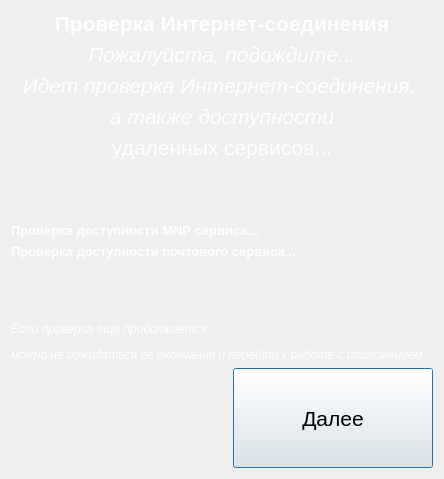
<?xml version="1.0" encoding="UTF-8"?>
<ui version="4.0">
 <class>ServerCheckAvailableWindow</class>
 <widget class="QDialog" name="ServerCheckAvailableWindow">
  <property name="geometry">
   <rect>
    <x>0</x>
    <y>0</y>
    <width>444</width>
    <height>479</height>
   </rect>
  </property>
  <property name="windowTitle">
   <string>MNPPhoneAnalyzer | CheckInternetServices</string>
  </property>
  <layout class="QVBoxLayout" name="verticalLayout">
   <item>
    <widget class="QLabel" name="label">
     <property name="font">
      <font>
       <family>Tahoma</family>
       <pointsize>16</pointsize>
       <weight>75</weight>
       <bold>true</bold>
      </font>
     </property>
     <property name="styleSheet">
      <string notr="true">color: rgb(255, 255, 255);</string>
     </property>
     <property name="text">
      <string>&lt;center&gt;Проверка Интернет-соединения&lt;/center&gt;</string>
     </property>
    </widget>
   </item>
   <item>
    <widget class="QLabel" name="label_2">
     <property name="font">
      <font>
       <family>Tahoma</family>
       <pointsize>16</pointsize>
       <italic>true</italic>
      </font>
     </property>
     <property name="styleSheet">
      <string notr="true">color: rgb(255, 255, 255);</string>
     </property>
     <property name="text">
      <string>&lt;center&gt;Пожалуйста, подождите...&lt;/center&gt;</string>
     </property>
    </widget>
   </item>
   <item>
    <widget class="QLabel" name="label_3">
     <property name="font">
      <font>
       <family>Tahoma</family>
       <pointsize>16</pointsize>
       <italic>true</italic>
      </font>
     </property>
     <property name="styleSheet">
      <string notr="true">color: rgb(255, 255, 255);</string>
     </property>
     <property name="text">
      <string>&lt;center&gt;Идет проверка Интернет-соединения, &lt;/center&gt;</string>
     </property>
    </widget>
   </item>
   <item>
    <widget class="QLabel" name="label_4">
     <property name="font">
      <font>
       <family>Tahoma</family>
       <pointsize>16</pointsize>
       <italic>true</italic>
      </font>
     </property>
     <property name="styleSheet">
      <string notr="true">color: rgb(255, 255, 255);</string>
     </property>
     <property name="text">
      <string>&lt;html&gt;&lt;head/&gt;&lt;body&gt;&lt;p align=&quot;center&quot;&gt;а также доступности&lt;/p&gt;&lt;/body&gt;&lt;/html&gt;</string>
     </property>
    </widget>
   </item>
   <item>
    <widget class="QLabel" name="label_5">
     <property name="text">
      <string>&lt;html&gt;&lt;head/&gt;&lt;body&gt;&lt;p align=&quot;center&quot;&gt;&lt;span style=&quot; font-size:16pt; color:#ffffff;&quot;&gt;удаленных сервисов...&lt;/span&gt;&lt;/p&gt;&lt;/body&gt;&lt;/html&gt;</string>
     </property>
    </widget>
   </item>
   <item>
    <spacer name="verticalSpacer">
     <property name="orientation">
      <enum>Qt::Vertical</enum>
     </property>
     <property name="sizeHint" stdset="0">
      <size>
       <width>20</width>
       <height>84</height>
      </size>
     </property>
    </spacer>
   </item>
   <item>
    <layout class="QHBoxLayout" name="horizontalLayout">
     <item>
      <widget class="QLabel" name="checkMNPServerLabel">
       <property name="font">
        <font>
         <family>Tahoma</family>
         <pointsize>10</pointsize>
         <weight>75</weight>
         <bold>true</bold>
        </font>
       </property>
       <property name="styleSheet">
        <string notr="true">color: rgb(255, 255, 255);</string>
       </property>
       <property name="text">
        <string>Проверка доступности MNP сервиса...</string>
       </property>
      </widget>
     </item>
     <item>
      <widget class="QLabel" name="loaderLabel1">
       <property name="text">
        <string/>
       </property>
      </widget>
     </item>
    </layout>
   </item>
   <item>
    <layout class="QHBoxLayout" name="horizontalLayout_2">
     <item>
      <widget class="QLabel" name="checkPostServerLabel">
       <property name="font">
        <font>
         <family>Tahoma</family>
         <pointsize>10</pointsize>
         <weight>75</weight>
         <bold>true</bold>
        </font>
       </property>
       <property name="styleSheet">
        <string notr="true">color: rgb(255, 255, 255);</string>
       </property>
       <property name="text">
        <string>Проверка доступности почтового сервиса...</string>
       </property>
      </widget>
     </item>
     <item>
      <widget class="QLabel" name="loaderLabel2">
       <property name="text">
        <string/>
       </property>
      </widget>
     </item>
    </layout>
   </item>
   <item>
    <spacer name="verticalSpacer_2">
     <property name="orientation">
      <enum>Qt::Vertical</enum>
     </property>
     <property name="sizeHint" stdset="0">
      <size>
       <width>20</width>
       <height>83</height>
      </size>
     </property>
    </spacer>
   </item>
   <item>
    <widget class="QLabel" name="checkLabel">
     <property name="text">
      <string>&lt;html&gt;&lt;head/&gt;&lt;body&gt;&lt;p&gt;&lt;span style=&quot; font-size:9pt; font-style:italic; color:#ffffff;&quot;&gt;Если проверка еще продолжается, &lt;/span&gt;&lt;/p&gt;&lt;p&gt;&lt;span style=&quot; font-size:9pt; font-style:italic; color:#ffffff;&quot;&gt;можно не дожидаться ее окончания и перейти к работе с приложением&lt;/span&gt;&lt;/p&gt;&lt;/body&gt;&lt;/html&gt;</string>
     </property>
    </widget>
   </item>
   <item>
    <layout class="QHBoxLayout" name="horizontalLayout_3">
     <item>
      <spacer name="horizontalSpacer">
       <property name="orientation">
        <enum>Qt::Horizontal</enum>
       </property>
       <property name="sizeHint" stdset="0">
        <size>
         <width>40</width>
         <height>20</height>
        </size>
       </property>
      </spacer>
     </item>
     <item>
      <widget class="QPushButton" name="nextButton">
       <property name="minimumSize">
        <size>
         <width>200</width>
         <height>100</height>
        </size>
       </property>
       <property name="font">
        <font>
         <family>Tahoma</family>
         <pointsize>16</pointsize>
        </font>
       </property>
       <property name="text">
        <string>Далее</string>
       </property>
      </widget>
     </item>
    </layout>
   </item>
  </layout>
  <zorder>label</zorder>
  <zorder>label_2</zorder>
  <zorder>label_3</zorder>
  <zorder>label_4</zorder>
  <zorder>label_5</zorder>
  <zorder>verticalSpacer</zorder>
  <zorder>verticalSpacer_2</zorder>
  <zorder>checkLabel</zorder>
  <zorder>horizontalLayoutWidget</zorder>
 </widget>
 <resources/>
 <connections/>
</ui>
